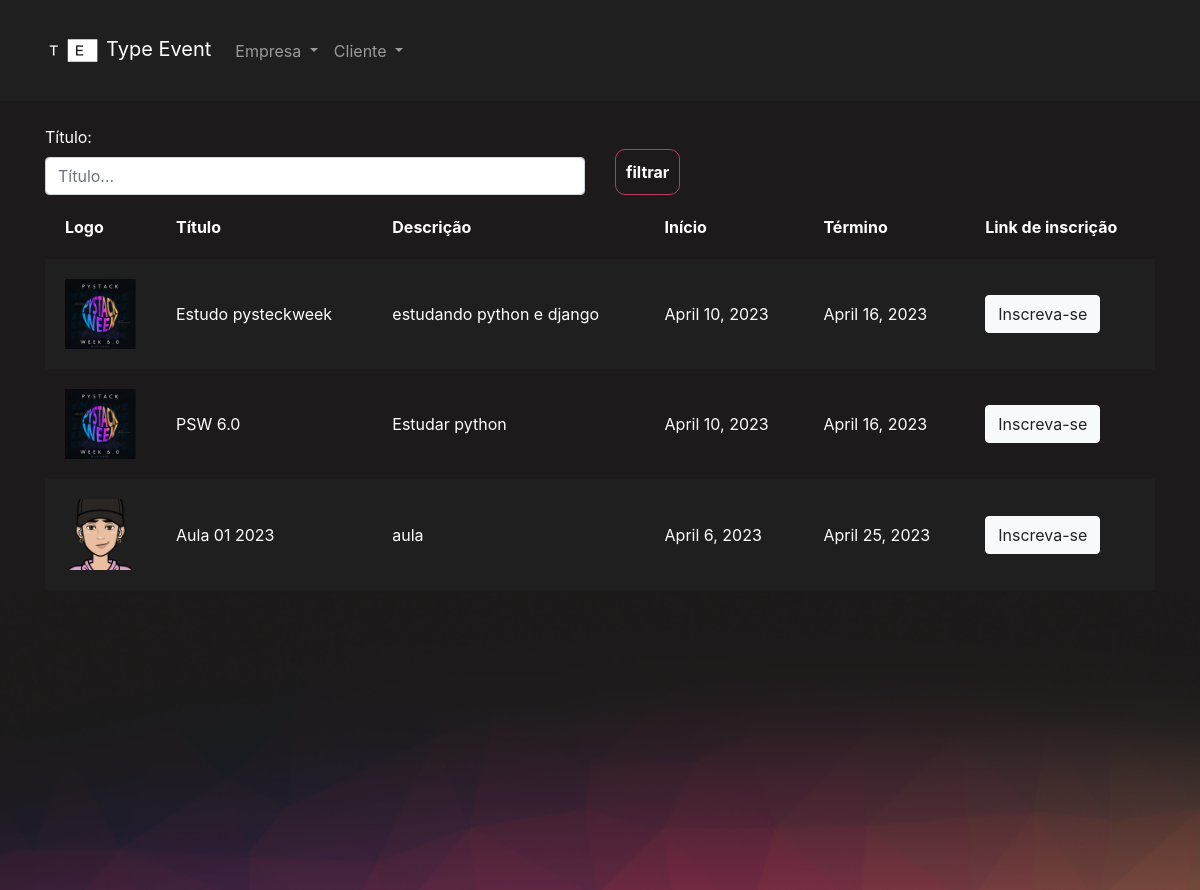
/eventos/gerenciar_evento/ (signed in), run on the app's committed database.
### eventos/models.py (models this page shows, shortened)
class Evento(models.Model):
    criador = models.ForeignKey(User, on_delete=models.DO_NOTHING, null=True, blank=True)
    nome = models.CharField(max_length=200)
    descricao = models.TextField()
    data_inicio = models.DateField()
    data_termino = models.DateField()
    carga_horaria = models.IntegerField()
    logo = models.ImageField(upload_to='logos')
    participantes = models.ManyToManyField(User, related_name='evento_participante', null=True, blank=True)
    cor_principal = models.CharField(max_length=7)
    cor_secundaria = models.CharField(max_length=7)
    cor_fundo = models.CharField(max_length=7)

### eventos/views.py (the view)
# urls.py: path('gerenciar_evento/', views.gerenciar_evento, name="gerenciar_evento"),
def gerenciar_evento(request):
    if request.method == 'GET':
        nome = request.GET.get('nome')
        eventos = Evento.objects.filter(criador=request.user)
        if nome:
            eventos = eventos.filter(nome__contains=nome)
        return render(request, 'gerenciar_evento.html', {'eventos': eventos} )

### eventos/templates/gerenciar_evento.html (shortened to what this page needs)
{% extends "bases/base_evento.html" %}
{% load static %}
{% block 'importacoes' %}
    <link href="{% static 'evento/css/gerenciar_evento.css' %}" rel="stylesheet">
    <link href="https://cdnjs.cloudflare.com/ajax/libs/twitter-bootstrap/4.6.0/css/bootstrap.min.css" rel="stylesheet">
{% endblock %}
{% block 'conteudo' %}
    <div class="container">
        <br>
        <div class="row">
            <div class="col-md">
                <form action="{% url 'gerenciar_evento' %}" method="GET">
                <label>Título:</label>
                <input type="text" placeholder="Título..." class="form-control" name="nome">
            </div>
            <div class="col-md">
                <br>
                <input type="submit" class="btn-principal" value="filtrar">
            </div>
        </div>
        <table>
            <tr>
                <th>Logo</th>
                <th>Título</th>
                <th>Descrição</th>
                <th>Início</th>
                <th>Término</th>
                <th>Link de inscrição</th>
            </tr>
            {% for evento in eventos %}
                <tr class="{% cycle 'linha' 'linha2' %}">
                    <td width="10%"><a href="{% url 'participantes_evento' evento.id %}"><img width="100%" src="/media/{{evento.logo}}"></a></td>
                    <td>{{evento.nome}}</td>
                    <td>{{evento.descricao}}</td>
                    <td>{{evento.data_inicio}}</td>
                    <td>{{evento.data_termino}}</td>
                    <td><a href="{% url 'inscrever_evento' evento.id %}" class="btn btn-light">Inscreva-se</a></td>
                </tr>
            {% endfor %}
        </table>
    </div>
{% endblock %}

### templates/bases/base_evento.html (shortened to what this page needs)
{% extends 'bases/base.html' %}
{% load static %}
{% block 'head' %}
    {% block 'importacoes' %}{% endblock %}
    <link href="{% static 'evento/css/evento.css' %}" rel="stylesheet">
    <link href="{% static 'usuarios/css/usuarios.css' %}" rel="stylesheet">
{% endblock %}
{% block 'body' %}
    <nav class="navbar navbar-expand-lg bg-body-tertiary navbar-color" data-bs-theme="dark">
        <div class="container-fluid">
            <a class="navbar-brand" href="{% url 'gerenciar_evento' %}"><img src="{% static 'evento/img/t.png' %}" alt="Logo" width="75" height="75" >Type Event</a>
            <div class="collapse navbar-collapse" id="navbarNavDropdown">
            <ul class="navbar-nav">
                <li class="nav-item dropdown">
                    <a class="nav-link dropdown-toggle" href="#" role="button" data-bs-toggle="dropdown" aria-expanded="false">
                        Empresa
                    </a>
                </li>
                <li class="nav-item dropdown">
                    <a class="nav-link dropdown-toggle" href="#" role="button" data-bs-toggle="dropdown" aria-expanded="false">
                        Cliente
                    </a>
                </li>
            </ul>
            </div>
        </div>
    </nav>
    <div style="min-height: 60vh">
        {% block 'conteudo' %}
        {% endblock %}
    </div>
    <div class="fundo-pagina">
    </div>
{% endblock %}

### templates/bases/base.html (shortened to what this page needs)
{% load static %}
<!doctype html>
<html lang="en">
  <head>
    <link href="{% static 'geral/css/base.css' %}" rel="stylesheet">
    <link href="https://cdn.jsdelivr.net/npm/bootstrap@5.3.0-alpha1/dist/css/bootstrap.min.css" rel="stylesheet">
    {% block 'head' %}{% endblock %}
  </head>
  <body>
    {% block 'body' %}{% endblock %}
  </body>
</html>

### templates/static/geral/css/base.css (style rules this page uses)
body { color: white !important; }
:root { --main-color: #201F1F; --dark-color: #1C1A1A; --contrast-color: #BE375F; --differential-color: #ED8554; }

### templates/static/evento/css/gerenciar_evento.css (style rules this page uses)
table { width: 100%; padding: 20px; }
.linha { height: 40px; background-color: var(--main-color); padding: 20px; }
td, th { padding: 20px; }

### templates/static/evento/css/evento.css (style rules this page uses)
.navbar-color { background-color: #201F1F !important; }
body { background-color: #1C1A1A; }
.fundo-pagina { background-image: url('/static/evento/img/fundo_pagina.png'); height: 300px; background-size: cover; }

### templates/static/usuarios/css/usuarios.css (style rules this page uses)
.btn-principal { background-color: transparent; border: 1px solid var(--contrast-color); color: white; padding: 10px; border-radius: 10px; font-weight: bold; }

### data on the page
Evento: logo (picture), nome "Estudo pysteckweek", descricao "estudando python e django", data_inicio "April 10, 2023", data_termino "April 16, 2023"
Evento: logo (picture), nome "PSW 6.0", descricao "Estudar python", data_inicio "April 10, 2023", data_termino "April 16, 2023"
Evento: logo (picture), nome "Aula 01 2023", descricao "aula", data_inicio "April 6, 2023", data_termino "April 25, 2023"
